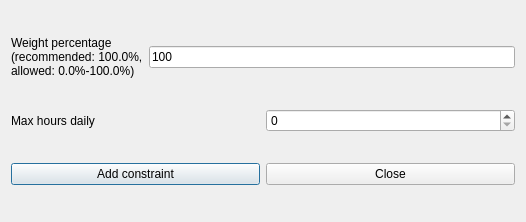
<?xml version="1.0" encoding="UTF-8"?>
<ui version="4.0">
 <class>AddConstraintStudentsMaxHoursDailyRealDaysForm_template</class>
 <widget class="QDialog" name="AddConstraintStudentsMaxHoursDailyRealDaysForm_template">
  <property name="geometry">
   <rect>
    <x>0</x>
    <y>0</y>
    <width>526</width>
    <height>222</height>
   </rect>
  </property>
  <property name="windowTitle">
   <string extracomment="This is the title of the dialog to add a new constraint of this type">Add students max hours daily real days</string>
  </property>
  <layout class="QGridLayout" name="gridLayout">
   <item row="0" column="0">
    <layout class="QHBoxLayout" name="horizontalLayout">
     <item>
      <widget class="QLabel" name="weightTextLabel">
       <property name="frameShape">
        <enum>QFrame::NoFrame</enum>
       </property>
       <property name="frameShadow">
        <enum>QFrame::Plain</enum>
       </property>
       <property name="text">
        <string>Weight percentage
(recommended: 100.0%,
allowed: 0.0%-100.0%)</string>
       </property>
       <property name="wordWrap">
        <bool>false</bool>
       </property>
      </widget>
     </item>
     <item>
      <widget class="QLineEdit" name="weightLineEdit">
       <property name="text">
        <string notr="true">100</string>
       </property>
      </widget>
     </item>
    </layout>
   </item>
   <item row="1" column="0">
    <layout class="QHBoxLayout" name="horizontalLayout_2">
     <item>
      <widget class="QLabel" name="maxHoursTextLabel">
       <property name="frameShape">
        <enum>QFrame::NoFrame</enum>
       </property>
       <property name="frameShadow">
        <enum>QFrame::Plain</enum>
       </property>
       <property name="text">
        <string>Max hours daily</string>
       </property>
       <property name="wordWrap">
        <bool>false</bool>
       </property>
      </widget>
     </item>
     <item>
      <widget class="QSpinBox" name="maxHoursSpinBox"/>
     </item>
    </layout>
   </item>
   <item row="2" column="0">
    <layout class="QHBoxLayout" name="horizontalLayout_3">
     <item>
      <widget class="QPushButton" name="addConstraintPushButton">
       <property name="text">
        <string>Add constraint</string>
       </property>
      </widget>
     </item>
     <item>
      <widget class="QPushButton" name="closePushButton">
       <property name="text">
        <string>Close</string>
       </property>
      </widget>
     </item>
    </layout>
   </item>
  </layout>
 </widget>
 <layoutdefault spacing="6" margin="11"/>
 <resources/>
 <connections/>
</ui>
